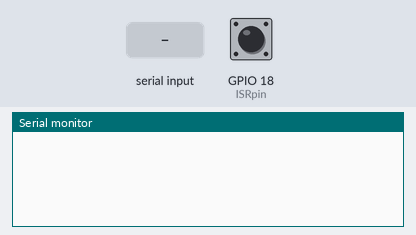
This sketch was run on a simulated ESP32. Parts: the last lines printed to the serial monitor. Inputs (shaded band) come from the test bench; at power-on: GPIO 18 (ISRpin) HIGH. EEPROM starts erased.

Above: at 6.2 s.
6.3 s: "90,45\n" received over Serial
At 6.7 s:
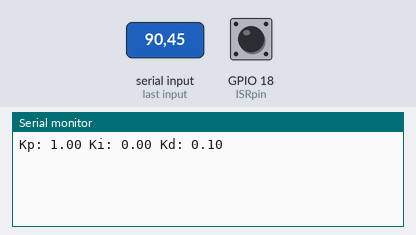
7.8 s: "p90\n" received over Serial
At 9.0 s:
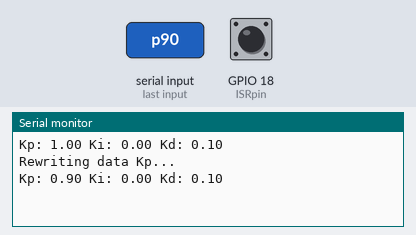
9.3 s: "i90\n" received over Serial
At 10.5 s:
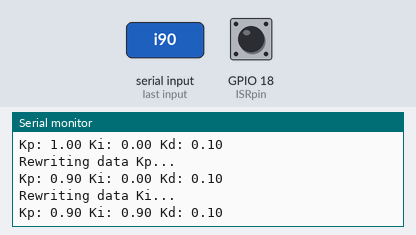
10.8 s: "d90\n" received over Serial
At 11.8 s:
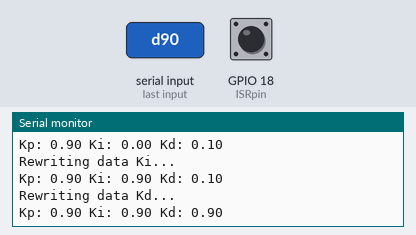

Measured:
- after the input at 6.3 s, the serial monitor: prints a new line at once (image 1)
- after the input at 7.8 s, the serial monitor: prints a new line at once (image 2)
- after the input at 9.3 s, the serial monitor: prints a new line at once (image 3)
- after the input at 10.8 s, the serial monitor: prints a new line at once (image 4)

The sketch:

pidController.ino
```cpp
#include <EEPROM.h>
#define EEPROM_SIZE 12 // Buat EEPROM 12 byte

// ----------- DEKLARASI VARIABEL--------------- //
// VARIABEL SWITCH PENGENDALI
int ISRpin = 18;
bool state = false;
bool flag = false;

// VARIABEL INTERUPSI TIMER
volatile int sample;
hw_timer_t * timer = NULL;
portMUX_TYPE timerMux = portMUX_INITIALIZER_UNLOCKED;

// VARIABEL PENGENDALI
float zeroSig = 0; // Nilai nol untuk awal
float refSig = 11.1; // Nilai referensi
float dataCont = 0; // Nilai sinyal kontrol, diatur sama dengan referensi di awal
float feedbackSig = 0; // Sinyal umpan balik dari plant
float error_P = 0, error_I = 0, error_D = 0, lastError = 0;

// VARIABEL PID
float Kp = 1;
float Ki = 0;
float Kd = 0.1;

int addKp = 0;
int addKi = 4; // float 4 byte
int addKd = 8;

// ----------- DEFINISI FUNGSI INTERUPSI --------------- //
// Interupsi untuk switch on/off pengendali
void IRAM_ATTR ISRbutton() {
  flag = true;
  detachInterrupt(digitalPinToInterrupt(ISRpin));
}

void IRAM_ATTR ISRtimer() {
  portENTER_CRITICAL_ISR(&timerMux);
  sample = 1;
  portEXIT_CRITICAL_ISR(&timerMux);
}

// ----------- SETUP --------------- //
void setup() {
  Serial.begin(115200);
  Serial2.begin(115200);

  EEPROM.begin(EEPROM_SIZE);

  // button untuk switch on/off pengendali
  pinMode(ISRpin, INPUT_PULLUP);
  attachInterrupt(digitalPinToInterrupt(ISRpin), ISRbutton, FALLING);

  nyalakanTimer();

  delay(5000); // Tunggu 5s sebelum loop dimulai untuk membuka Serial Monitor
}

// ----------- MAIN LOOP --------------- //
void loop() {

// Switch on/off pengendali
  if (flag) {
    state = !state;
    if (state) {
      dataCont = refSig;
    }
    else {
      dataCont = 0;
    }
    matikanTimer();
    delay(1000);
    nyalakanTimer();
    flag = false;
    attachInterrupt(digitalPinToInterrupt(ISRpin), ISRbutton, FALLING);
  }

  if(sample) {
    // Baca dan proses PID dari serial setiap 100 ms (interupsi timer)
    while(Serial2.available() > 0){
      delay(10);
      feedbackSig = readData();
      PIDProcess();
    }
  }

  if (Serial.available()) { // Ada data dari serial port
    rewriteConstants();
  }

// Kirim ke serial setiap 100 ms
  writeData(dataCont);
  delay(100);
}

// ----------- DEFINISI FUNGSI --------------- //
// FUNGSI PID
void PIDProcess(){
  if(state) {
    error_P = refSig - feedbackSig;
    error_I += error_P;
    error_D = (error_P - lastError);

    dataCont = (Kp * error_P) + (Ki * error_I) + (Kd * error_D);

    lastError = error_P;
  }
  // do nothing, controller off
}

// FUNGSI BACA DATA SERIAL
float readData() {
  // Variabel lokal untuk membaca data string ke float
  char temp;
  char myData[10] = "";
  int intData = 0;
  float floData = 0.0;

  for (int i = 0; i < 10; i++) {
    temp = Serial2.read();
    if (isDigit(temp)) {
      myData[i] = temp;
    }
    else if (temp == 0x0A) {
      break;
    }
    else {
      i--; // not a digit, decrement once
    }
  }
  intData = atoi(myData);
  floData = (float)intData * 0.01;
  return floData;
}

// FUNGSI KIRIM DATA SERIAL
void writeData(float myData) {
  Serial2.print(myData,2);
  Serial2.println(); // print 0x0A sebagai tanda terminasi data
}

// FUNGSI TIMER ON
void nyalakanTimer() {
  timer = timerBegin(0, 80, true); // Pilih timer 0, prescaler 80Mhz/80= 10Mhz, counts up
  timerAttachInterrupt(timer, &ISRtimer, true);  // Fungsi handler, tipe timer edge
  timerAlarmWrite(timer, 100000, true); // Timer 1000000 us = 1 s, counter reload true
  timerAlarmEnable(timer);
}

// FUNGSI TIMER OFF
void matikanTimer() {
  timerAlarmDisable(timer);    // stop alarm
  timerDetachInterrupt(timer);  // detach interrupt
  timerEnd(timer);
}

void rewriteConstants() {
  // Variabel lokal untuk membaca data string ke float
  char temp;
  char myData[10] = "";
  int intData = 0;
  float floData = 0.0;
  bool rewriteKp = false, rewriteKi = false, rewriteKd = false;

  for (int i = 0; i < 10; i++) {
    temp = Serial.read();

    if (isDigit(temp)) {
      myData[i] = temp;
    }
    else if (temp == 0x0A) {
      break;
    }
    else if (temp == 'p') {
      rewriteKp = true;
      i--;
    }
    else if (temp == 'i') {
      rewriteKi = true;
      i--;
    }
    else if (temp == 'd') {
      rewriteKd = true;
      i--;
    }
    else {
      i--; // not a digit, decrement once
    }
  }

  intData = atoi(myData);
  floData = (float)intData * 0.01;

  if (rewriteKp) {
    Serial.println("Rewriting data Kp...");
    EEPROM.put(addKp, floData);
    EEPROM.get(addKp, Kp);
  }
  else if (rewriteKi) {
    Serial.println("Rewriting data Ki...");
    EEPROM.put(addKi, floData);
    EEPROM.get(addKi, Ki);
  }
  else if (rewriteKd) {
    Serial.println("Rewriting data Kd...");
    EEPROM.put(addKd, floData);
    EEPROM.get(addKd, Kd);
  }

  // Tampilkan data di Serial Monitor
  Serial.print("Kp: ");
  Serial.print(Kp);
  Serial.print(" Ki: ");
  Serial.print(Ki);
  Serial.print(" Kd: ");
  Serial.println(Kd);
}
```
